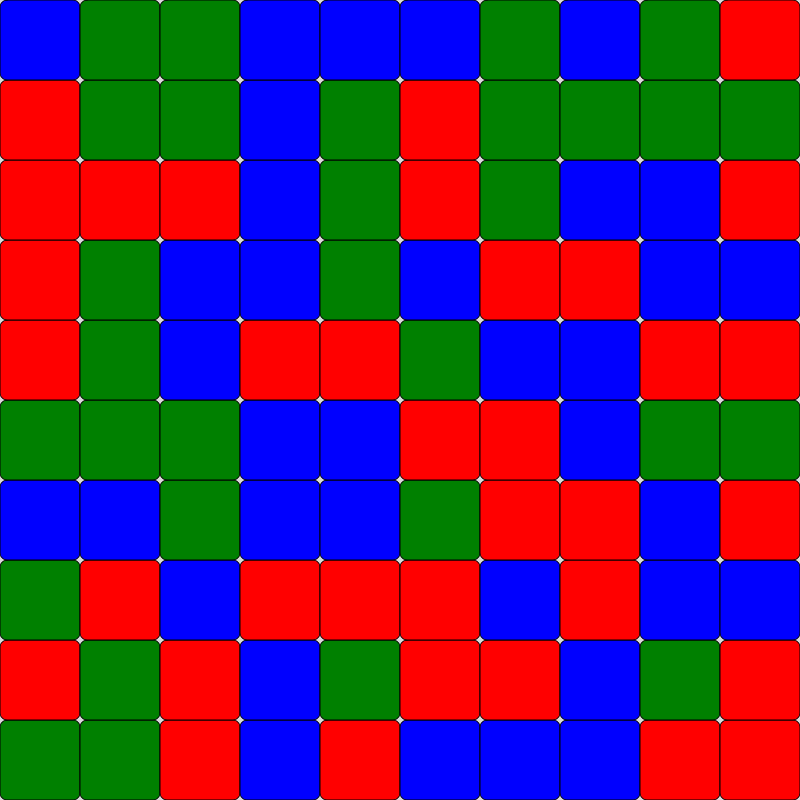
Frame 1 (no input)
Frame 2 (the mouse pressed at the canvas centre, redrawn once): identical to frame 1, image omitted

The p5.js sketch that drew this single still picture (run headless with seeded random() and noise() and a simulated clock; the mouse was pressed at the canvas centre and the sketch redrawn once):

// p5.js sketch
// ── sketch.js
let blocks = [];
let col = 10;
let row = 10;
let total = col * row;

function setup() {
  canvasSize = 8 * min(windowWidth, windowHeight) / 10;

  createCanvas(canvasSize, canvasSize);
  for (let i = 0; i < col; i++) {
    blocks.push([]);
    for (let j = 0; j < row; j++) {
      blocks[i].push(new block(i, j));
    }
  }
}

function draw() {
  background(220);
  let moving = false;
  for (let column of blocks) {
    for (let blk of column) {
      blk.update();
      if (blk.isMoving) moving = true;
      blk.display();
    }
  }
  if (!moving) noLoop();
  checkGameClear();
}

function idxUpdate() {
  for (let i = 0; i < blocks.length; i++) {
    for (let j = 0; j < blocks[i].length; j++) {
      blocks[i][j].col = i;
      blocks[i][j].row = j;
    }
  }
}
function fall() {
  for (let i = 0; i < blocks.length; i++) {
    blocks[i] = blocks[i].filter( function (x){ return x != undefined});
  }
  idxUpdate();
  for (let column of blocks) for (let blk of column) blk.posUpdate();
}

function shiftLeft() {
  for (let i = blocks.length - 1; i >= 0; i--) {
    if (blocks[i].length == 0) blocks.splice(i, 1);
  }
  idxUpdate();
  for (let col of blocks) for (let blk of col) blk.posUpdate();
}

function mouseClicked() {
  let bWidth = width / col;
  let bHeight = height / row;
  let bCol = int(mouseX / bWidth);
  let bRow = row - int(mouseY / bHeight) - 1;
  if (bCol < 0 || bCol >= blocks.length) return;
  if (bRow < 0 || bRow >= blocks[bCol].length) return;

  blocks[bCol][bRow].clicked();
  fall();
  shiftLeft();
  loop();
}

function windowResized() {
  // resizeCanvas(windowWidth, windowHeight);
  // for (let i = 0; i < col; i++) for (let j = 0; j < row; j++) blocks[i][j].resize();
  // redraw();
}

function checkGameClear() {
  for(let i = 0; i < blocks.length; i++) if (blocks[i].length != 0) return;
  fill(0);
  textAlign(CENTER);
  textSize(80);
  text("Clear!", width / 2, height / 2,);
  
}


// ── block.js
let blockColors = ["red", "blue", "green"];

class block {
  constructor(i, j) {
    this.col = i;
    this.row = j;

    this.width = width / col;
    this.height = height / row;

    this.x = this.width * this.col;
    this.y = height - this.height * (this.row + 1);

    this.targetX = this.x;
    this.targetY = this.y;
    this.isMoving = false;

    this.poped = false;
    this.color = blockColors[int(random(0, blockColors.length))];
  }

  posUpdate() {
    this.targetX = this.width * this.col;
    this.targetY = height - this.height * (this.row + 1);
    if (abs(this.targetX - this.x) > 0.1 || abs(this.targetY - this.y) > 0.1) {
      this.isMoving = true;
    }
  }

  resize() {
    this.width = width / col;
    this.height = height / row;
    this.x = this.width * this.col;
    this.y = this.height * this.row;
  }

  clicked() {
    if (
      this.x < mouseX &&
      mouseX < this.x + this.width &&
      this.y < mouseY &&
      mouseY < this.y + this.height
    ) {
      this.pop();
    }
  }

  pop(cnt = 0) {
    this.poped = true;
    let blk;

    blk = this.getBlock('L');
    if (blk != undefined) {
      if (this.color == blk.color) {
        if (blk.poped == false) blk.pop();
      } else cnt++;
    } else cnt++;

    blk = this.getBlock('R');
    if (blk != undefined) {
      if (this.color == blk.color) {
        if (blk.poped == false) blk.pop();
      } else cnt++;
    } else cnt++;

    blk = this.getBlock('U');
    if (blk != undefined) {
      if (this.color == blk.color) {
        if (blk.poped == false) blk.pop();
      } else cnt++;
    } else cnt++;

    blk = this.getBlock('D');
    if (blk != undefined) {
      if (this.color == blk.color) {
        if (blk.poped == false) blk.pop();
      } else cnt++;
    } else cnt++;

    if (cnt == 4) this.poped = false;
    else blocks[this.col][this.row] = undefined;

  }

  getBlock(direction) {
    let blk;
    switch (direction) {
      case 'L':
        blk = blocks[this.col - 1];
        if (blk != undefined) blk = blocks[this.col - 1][this.row];
        break;
      case 'R':
        blk = blocks[this.col + 1];
        if (blk != undefined) blk = blocks[this.col + 1][this.row];
        break;
      case 'U':
        blk = blocks[this.col];
        if (blk != undefined) blk = blocks[this.col][this.row + 1];
        break;
      case 'D':
        blk = blocks[this.col];
        if (blk != undefined) blk = blocks[this.col][this.row - 1];
        break;
    }

    if (blk != undefined) return blk;
  }

  update() {
    if (this.isMoving) {
      this.x = lerp(this.x, this.targetX, 0.25);
      this.y = lerp(this.y, this.targetY, 0.25);
      if (abs(this.x - this.targetX) < 0.5 && abs(this.y - this.targetY) < 0.5) {
        this.x = this.targetX;
        this.y = this.targetY;
        this.isMoving = false;
      }
    }
  }

  display() {
    if (this.poped == false) {
      fill(this.color);
      rect(this.x, this.y, this.width, this.height, 7);

      // fill(0);
      // text(`${this.col}, ${this.row}`, this.x+this.width/4, this.y + this.height/2);
    }
  }
}

// ── style.css
html,
body {
  height: 100%;
}

canvas {
  display: block;
}

h1{
  display: flex;
  justify-content: center;
}
main {
  margin: 0;
  display: flex;

  /* This centers our sketch horizontally. */
  justify-content: center;

  /* This centers our sketch vertically. */
  align-items: center;
}
